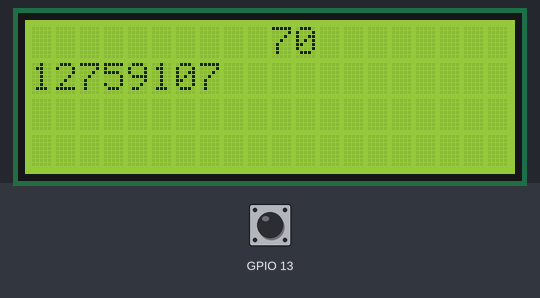
Simulated run of this sketch. Board: ESP32. On the bench: 20×4 character LCD. The test bench sets the inputs (shaded band); at power-on: GPIO 13 HIGH. What the sketch prints to the serial monitor is not drawn.

Above: at 1.2 s.
1.3 s: GPIO 13 pulled LOW for 0.15 s
Timing chart, 0 to 4.3 s (numbered marks = the images above; inputs shaded):
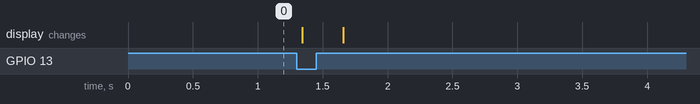

The sketch:

Teste_LiquidCrystal_PCF8574.ino
```cpp
#include <LiquidCrystal_PCF8574.h>
#include <Wire.h>

LiquidCrystal_PCF8574 lcd(0x27); // set the LCD address to 0x27 for a 16 chars and 2 line display

int show = -1;

void setup()
{
  int error;

  Serial.begin(115200);
  Serial.println("LCD...");

  // wait on Serial to be available on Leonardo
  while (!Serial)
    ;

  Serial.println("Dose: check for LCD");

  // See http://playground.arduino.cc/Main/I2cScanner how to test for a I2C device.
  Wire.begin();
  Wire.beginTransmission(0x27);
  error = Wire.endTransmission();
  Serial.print("Error: ");
  Serial.print(error);

  if (error == 0) {
    Serial.println(": LCD found.");
    show = 0;
    lcd.begin(20,4 ); // initialize the lcd

  } else {
    Serial.println(": LCD not found.");
  } // if

} // setup()


void loop()
{
  //  if (show == 0) {
  lcd.setBacklight(255);
  lcd.home();
  lcd.clear();
  lcd.setCursor(10, 0); lcd.print(touchRead(13));
     lcd.setCursor(0, 1); lcd.print('°C');
  //delay(1000);

} // loop()
```
